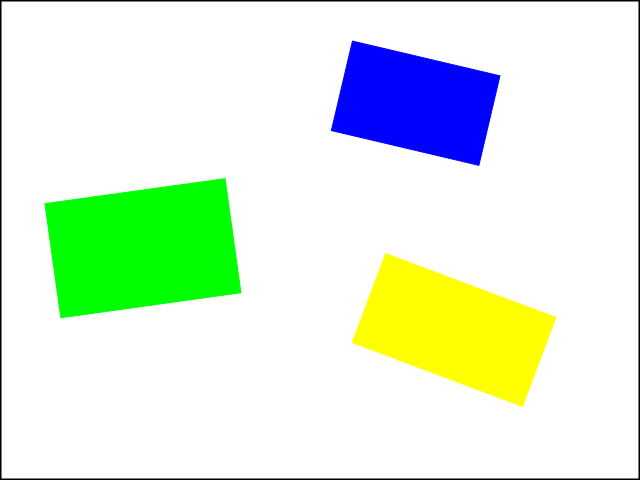
#> input picture OpenCV/test4.png, 640 x 480 px
$ python -i figuresProcess.py   (imports and definitions only)   (older library calls are emulated)
#> lines starting #> are read from the running program, lines starting #| are printed output that depends on the picture
import cv2
import numpy as np
import math
import configparser
import figuresStorage


# Definicje funkcji


# Funkcja pobiera zakres kolorów z pliku konfiguracyjnego z rozszerzeniem .ini i zwraca je w postaci tablic
# Jeśli nie ma danego zakresu w pliku (lub jeśli nie ma pliku) przypisywane są wartości defaultowe
# [120 lines left out: functions getColorsRangeFromIniFile, findMin, findClosePoint, findCrossPoint, calculateAngle, not called in this run]


# Usuwanie szumu z obrazka (erozja, dylatacja)
def deleteNoise(threshframe):

    threshframe = cv2.erode(threshframe, None, iterations=1)
    threshframe = cv2.dilate(threshframe, None, iterations=1)
    threshframe = cv2.erode(threshframe, None, iterations=1)
    threshframe = cv2.dilate(threshframe, None, iterations=1)
    threshframe = cv2.erode(threshframe, None, iterations=1)
    threshframe = cv2.dilate(threshframe, None, iterations=1)

    return threshframe


# Funkcja ta z wykorzystaniem innych znajduje skrajne punkty, szuka centroidu figury o danym kolorze,
# szuka punktu przecięcia się prostej biegnącej przez centroid z obwiednią,
# wyllicza kąt i ustawia odpowienie pola obiektu figure klasy figure
# figure - obiekt klasy figure któremu ustawiam pola
# [99 lines left out: functions calculateAndSetFigureValues, figuresProcess, not called in this run]

>>> import cv2
>>> picture = cv2.imread('test4.png', cv2.IMREAD_GRAYSCALE)
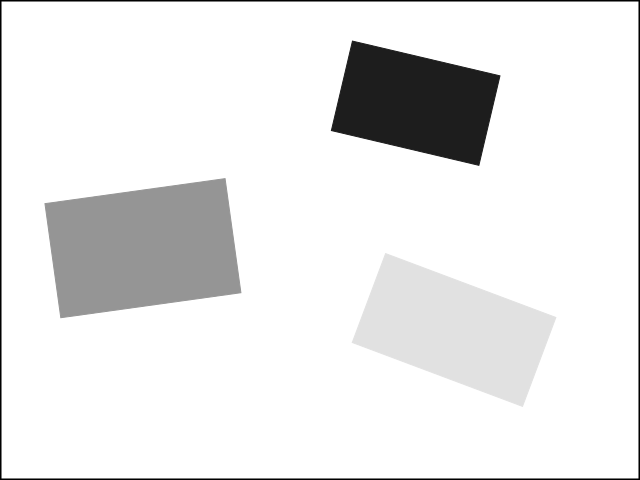
#> picture: shape (480, 640); min 0, max 255, mean 232.7
>>> result = deleteNoise(picture)
#> in deleteNoise, `threshframe = cv2.erode(threshframe, None, iterations=1)`:
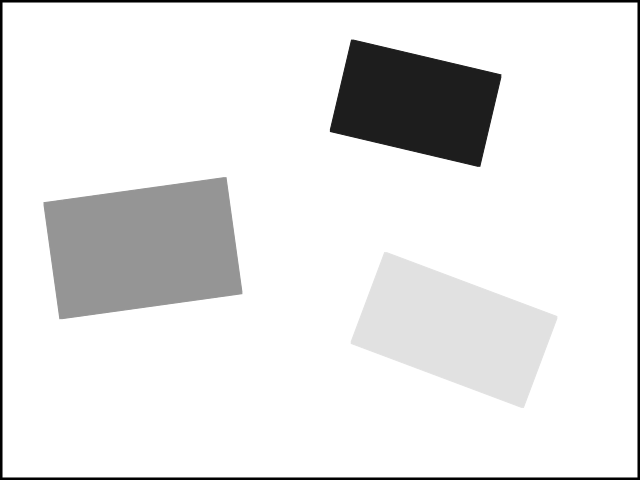
#> threshframe: shape (480, 640); min 0, max 255, mean 230.1
